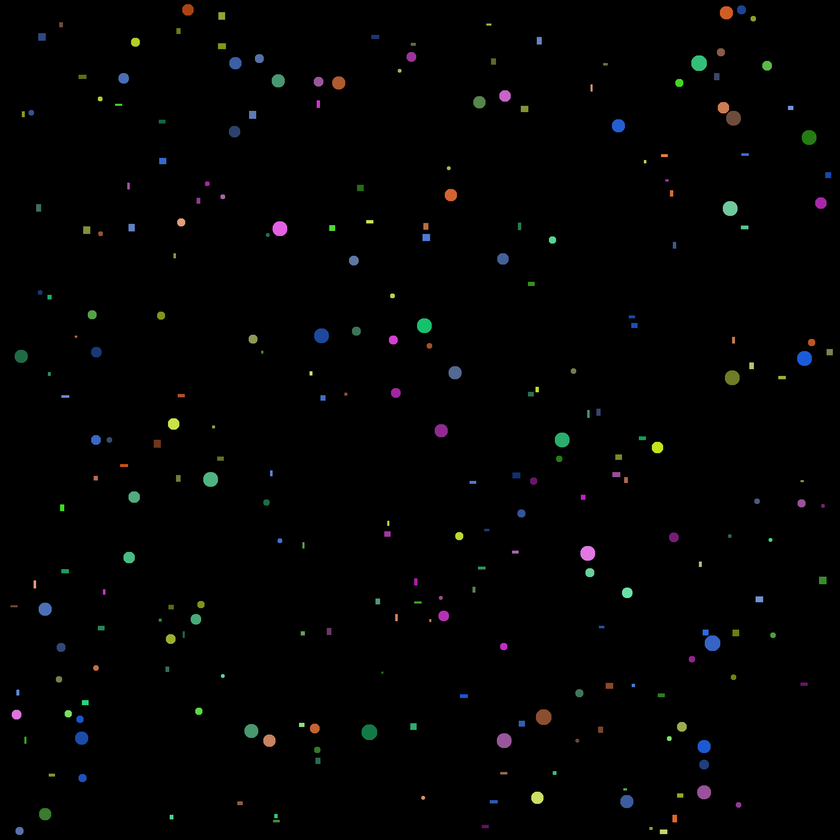
#> input picture find_objects_new/balls_and_rects.png, 840 x 840 px, shrunk from 2000 x 2000 before the run
$ python balls_and_rects.py
#> lines starting #> are read from the running program, lines starting #| are printed output that depends on the picture; after the words box and inside, x2 and y2 are one past the last pixel; in counts of white or black regions, pixels touching at a corner belong together
import matplotlib.pyplot as plt
from skimage.filters import sobel, threshold_otsu, try_all_threshold
from skimage.morphology import binary_closing
from skimage.measure import label, regionprops
import numpy as np
from skimage import color

def getDict(colors):
    my_dict = {0:0}
    count = 0

    for i in range(len(colors)-1):

        my_dict[count] += 1
        diff = colors[i+1]-colors[i]

        if diff>0.005:
            count += 1
            my_dict[count] = 0

    return my_dict

def areaDiff(aB, aR):
  if aB!=aR:
    return True
  else:
    return False

image = plt.imread("balls_and_rects.png")#[:, :, :-1]
#> image is the input picture: shape (840, 840, 3) float32; mean R, G, B 0.00815, 0.00929, 0.00893
binary = image.copy()[:, :, 0]
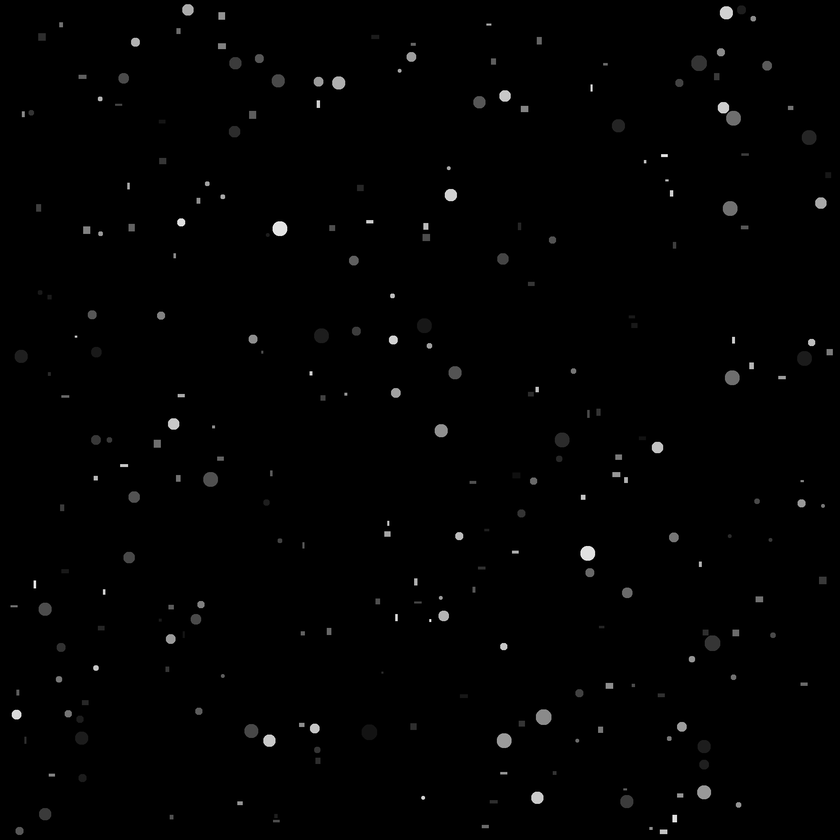
#> binary: shape (840, 840) float32; min 0, max 1, mean 0.00815
binary[binary > 0] = 1
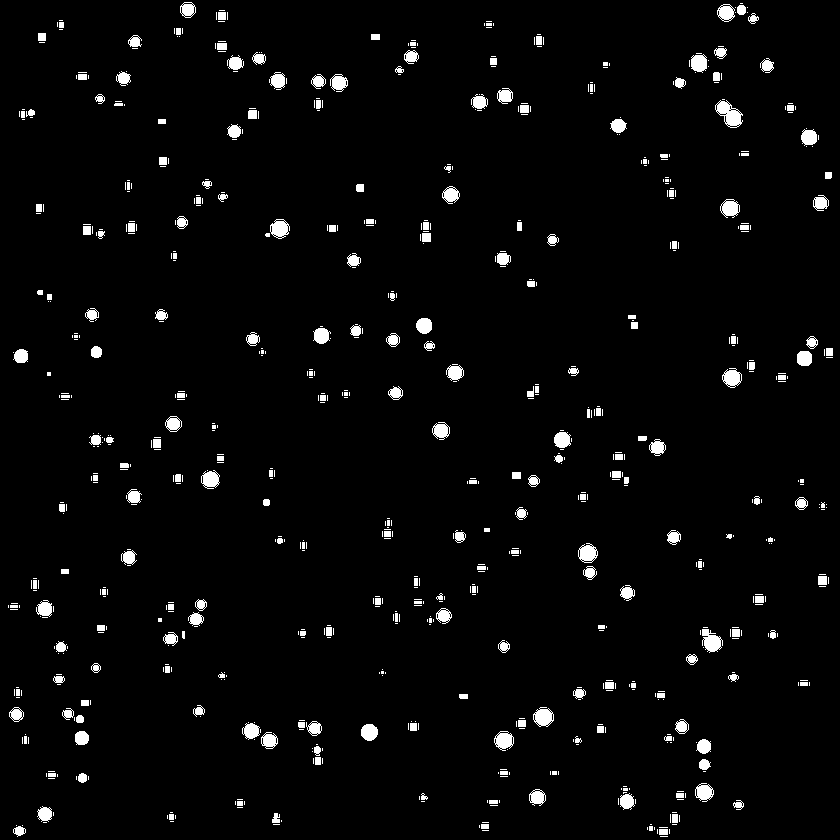
#> binary: shape (840, 840) float32; values 0 (black) and 1 (white), 3.2% white; 783 white regions (543 under 20 px), largest, box (x1, y1, x2, y2) and area: (715, 100, 743, 128) 411, (702, 629, 723, 653) 318, (533, 707, 554, 727) 283
image = color.rgb2hsv(image)[:, :, 0]
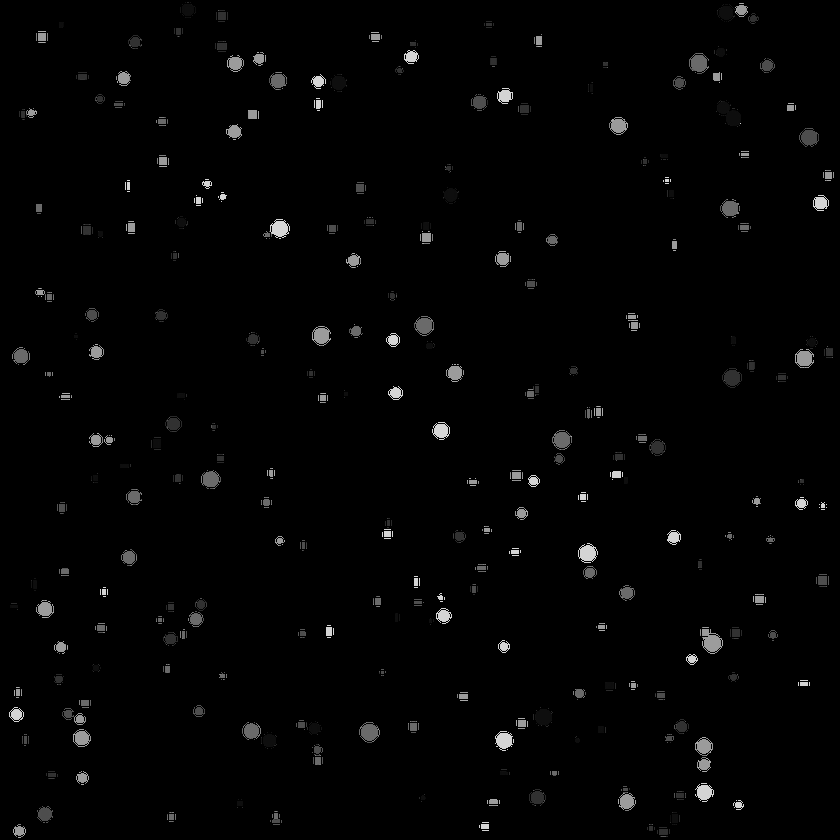
#> image: shape (840, 840) float32; min 0, max 0.833, mean 0.0147

labeled = label(binary)
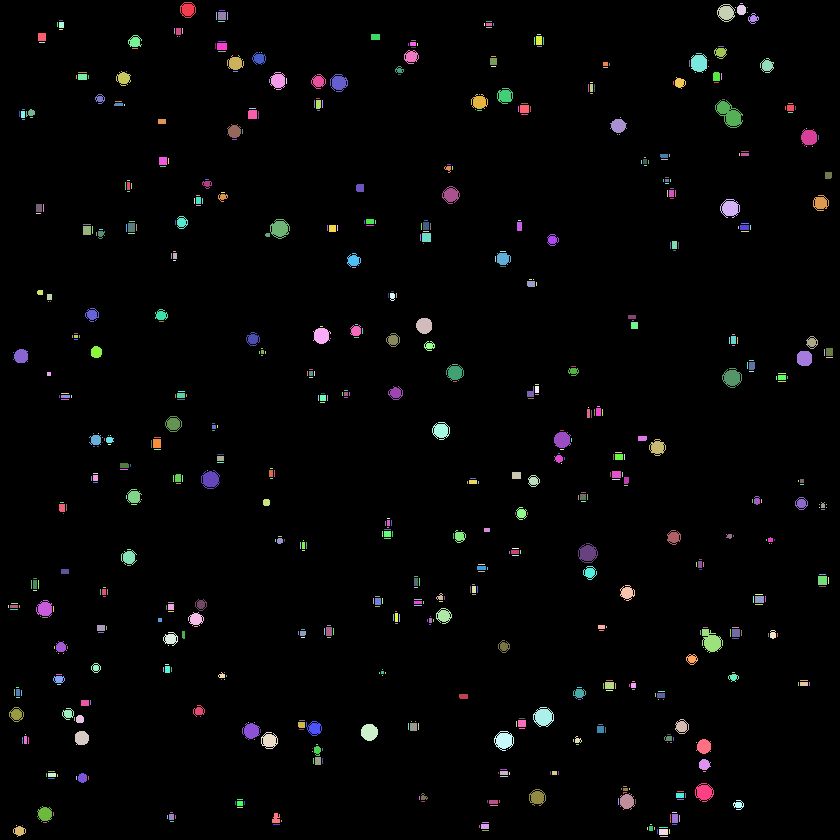
#> labeled: shape (840, 840) int64; 784 distinct labels, from 0 to 783; one colour per label, 0 black

balls_colors = []
rects_colors = []
colors = []

for region in regionprops(labeled):
    bb = region.bbox
    val = np.max(image[bb[0]: bb[2], bb[1]:bb[3]])
    area_rect = region.bbox_area

    if (areaDiff(area_rect, region.area)):
      balls_colors.append(val)
    else:
      rects_colors.append(val)
#> this loop made 783 passes
#> (bb, val, area_rect) on passes 1, 3, 4: ((2, 180, 18, 196), 0.167, 256), ((4, 717, 22, 735), 0.167, 324), ((5, 737, 15, 746), 0.615, 90)
#> after the loop, balls_colors = 142 values, max 0.833 at index 6, min 0.0575 at index 78, mean 0.503; rects_colors = 641 values, max 0.833 at index 74, min 0 at index 9, mean 0.367

rects_colors.sort()
balls_colors.sort()

rects_colors_dict = getDict(rects_colors)
#> the loop in getDict, `for i in range(len(colors)-1): ` made 640 passes
#> diff on passes 1 to 12: 0, 0, 0, 0, 0, 0, 0, 0, 0, 0, 0, 0
#> after the loop in getDict, `for i in range(len(colors)-1):`: count = 18; my_dict = 19 items
#> rects_colors_dict = 19 items
balls_colors_dict = getDict(balls_colors)
#> the loop in getDict (call 2), `for i in range(len(colors)-1): ` made 141 passes
#> balls_colors_dict = 13 items

print(" Словарь для квадратов: " ,rects_colors_dict)
#|  Словарь для квадратов:  {0: 76, 1: 15, 2: 15, 3: 119, 4: 16, 5: 9, 6: 40, 7: 5, 8: 1, 9: 8, 10: 80, 11: 1, 12: 37, 13: 5, 14: 19, 15: 9, 16: 23, 17: 95, 18: 67}
print(" Словарь для кругов: " ,balls_colors_dict)
#|  Словарь для кругов:  {0: 1, 1: 2, 2: 14, 3: 2, 4: 1, 5: 3, 6: 33, 7: 2, 8: 2, 9: 23, 10: 5, 11: 29, 12: 24}

plt.figure()
plt.plot(np.unique(image), 'o')
plt.figure()
plt.imshow(image)
plt.show()
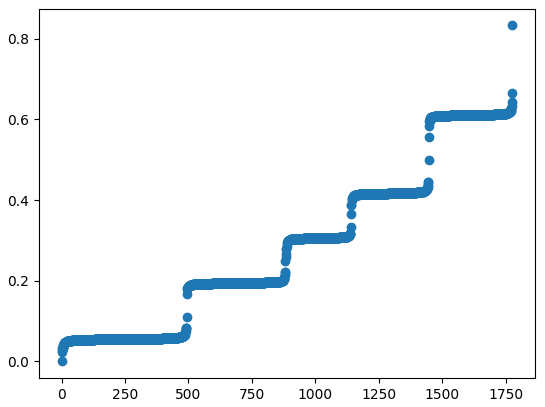
#> figure drawn by matplotlib, 1 panel; curve peaks at x = 1776, y = 0.833
